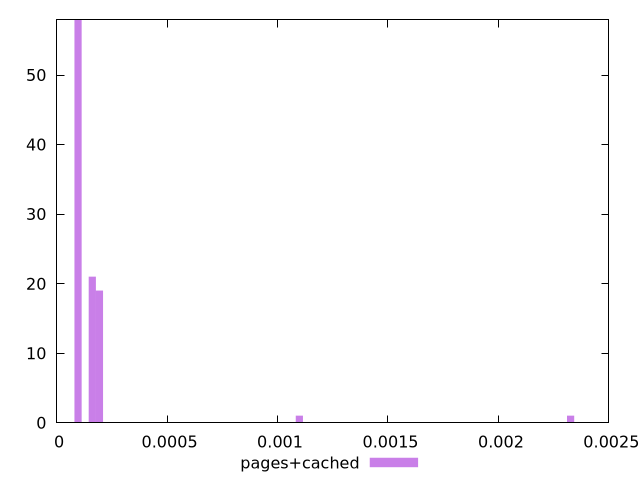

gnuplot code for this plot:
$_pagesCached <<EOF
0.0010987643426186302 1
0.002326795078486511 1
0.00016158299156156326 21
0.00009694979493693795 58
0.0001938995898738759 19
EOF
set key outside below
set terminal pngcairo
set output "report_00004_2020-11-02T20-21-41.718Z/largest-contentful-paint/pages+cached//hist.png"
set yrange [0:58]
set boxwidth 0.00003231659831231265
set style fill transparent solid 0.5 noborder
plot $_pagesCached title "pages+cached" with boxes ,
